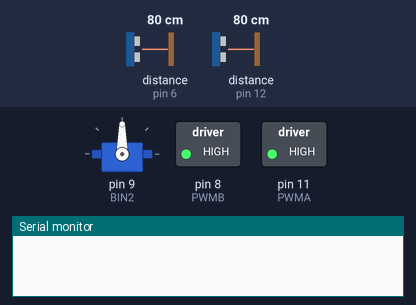
The sketch below on a simulated Arduino Uno, built with avr-gcc and run on an emulated ATmega328P. On the bench: servo, switched loads named in the sketch (green lamp = pin HIGH), the last lines printed to the serial monitor. Wiring (inferred from the names in the program): ultrasonic range finder: trigger pin 5; echo pin 6. Inputs (shaded band) come from the test bench; at power-on: distance to the obstacle (sensors on pin 6, pin 12) 80 cm. The echo pulse lasts 58.3 µs per cm; pins used as bus, display or sensor lines are not drawn.

Above: at 0.1 s.
At 8.7 s:
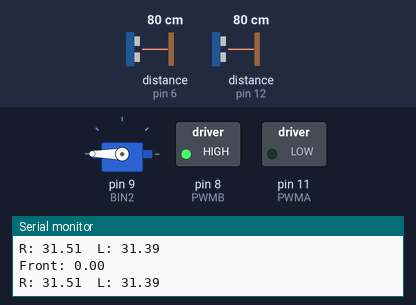
8.8 s: distance to the obstacle (sensor on pin 6) set to 120 cm
At 9.8 s:
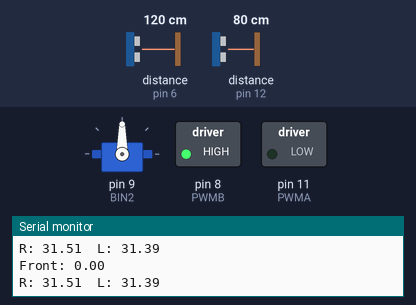
15.7 s: distance to the obstacle (sensor on pin 6) set to 2 cm
Timing chart, 0 to 28.6 s (numbered marks = the images above; inputs shaded):
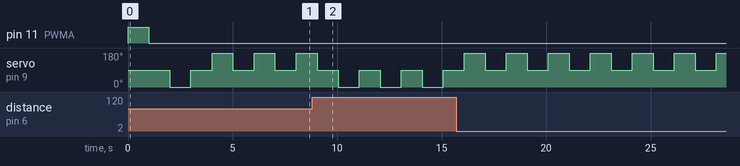

Measured:
- by itself, servo on pin 9 (BIN2): alternates 180° for 1.0 s and 90° for 1.0 s

The sketch:

Rover.ino
```cpp
// code for rover

// include the servo library
#include <Servo.h>

// right motor controlled by motor A pins on driver
// control pin 1 on the motor driver for the right motor
const int AIN1 = 13;
// control pin 2 on the motor driver for the right motor
const int AIN2 = 12;
// speed control pin on the motor driver for the right motor
const int PWMA = 11;

// left motor controlled by motor B pins on driver
// control pin 1 on the motor driver for the left motor
const int BIN1 = 10;
// control pin 2 on the motor driver for the left motor
const int BIN2 = 9;
// speed control pin on the motor driver for the left motor
const int PWMB = 8;

// speed to drive the motors at when moving forward
const int forwardMotorSpeed = 255;
// speed to drive the motors at when moving backward
const int backwardMotorSpeed = -255;

// front distance sensor
const int trigPinFront = 0;
const int echoPinFront = 0;

// right distance sensor
const int trigPinRight = 11;
const int echoPinRight = 12;

// left distance censor
const int trigPinLeft = 5;
const int echoPinLeft = 6;

// initialize distance tracking variables
float frontDistance = 0;
float rightDistance = 0;
float leftDistance = 0;

// create a servo object
Servo servo;

// position when the servo is centered
const int servoCenterPosition = 90;

void setup() {
	// trig pin outputs pulses of electricity
	// echo pin measures duration of pulses coming back
	pinMode(trigPinFront, OUTPUT);
	pinMode(echoPinFront, INPUT);
	pinMode(trigPinRight, OUTPUT);
	pinMode(echoPinRight, INPUT);
	pinMode(trigPinLeft, OUTPUT);
	pinMode(echoPinLeft, INPUT);

	// tell the servo object which pin the servo is plugged into
	servo.attach(9);
	// set servo to initial position
	servo.write(servoCenterPosition);

	// initial forward motion
	rightMotor(forwardMotorSpeed);
	leftMotor(forwardMotorSpeed);

	// 115200 is for VS Code
	Serial.begin(115200);
	// change to 9600 if using Arduino IDE
	// Serial.begin(9600);
}

void loop() {
	// assign distances from front sensor to its variable
	frontDistance = getDistance(trigPinFront, echoPinFront);

	// output front distance to serial monitor
	Serial.println("Front: " + String(frontDistance));

	// once distance is less than our chosen threshold
	if(frontDistance < 50) {
		// check distances on either side of rover to see which direction has more room to travel towards
		rightDistance = getDistance(trigPinRight, echoPinRight);
		leftDistance = getDistance(trigPinLeft, echoPinLeft);

		// output side distances to serial monitor
		Serial.println("R: " + String(rightDistance) + "	L: " + String(leftDistance));

		// if there is more room on the left
		if(rightDistance < leftDistance) {
			servo.write(0);
			delay(1000);
			servo.write(servoCenterPosition);
		// if there is more room on the right
		} else {
			servo.write(180);
			delay(1000);
			servo.write(servoCenterPosition);
		}
	}
}

float getDistance(const int trigPin, const int echoPin) {
	// send an ultrasonic pulse that's 10ms long
	digitalWrite(trigPin, HIGH);
	delayMicroseconds(10);
	digitalWrite(trigPin, LOW);

	// check how long it takes for the pulse to come back to the sensor
	float echoTime = pulseIn(echoPin, HIGH);
	// calculate the distance of the object that reflected the pulse
	float calculatedDistance = echoTime / 148.0;

	return calculatedDistance;
}

// function for driving the right motor
void rightMotor(int motorSpeed) {
	// for moving forward
	if(motorSpeed > 0) {
		digitalWrite(AIN1, HIGH);
		digitalWrite(AIN2, LOW);
	}
	// for moving backward
	else if(motorSpeed < 0) {
		digitalWrite(AIN1, LOW);
		digitalWrite(AIN2, HIGH);
	}
	// for stopping the motor
	else {
		digitalWrite(AIN1, LOW);
		digitalWrite(AIN2, LOW);
	}
	// drive motor in the previously determined direction at the given speed
	analogWrite(PWMA, abs(motorSpeed));
}

// function for driving the left motor
void leftMotor(int motorSpeed) {
	// for moving forward
	if(motorSpeed > 0) {
		digitalWrite(BIN1, HIGH);
		digitalWrite(BIN2, LOW);
	}
	// for moving backward
	else if(motorSpeed < 0) {
		digitalWrite(BIN1, LOW);
		digitalWrite(BIN2, HIGH);
	}
	// for stopping the motor
	else {
		digitalWrite(BIN1, LOW);
		digitalWrite(BIN2, LOW);
	}
	// drive motor in the previously determined direction at the given speed
	analogWrite(PWMB, abs(motorSpeed));
}
```
